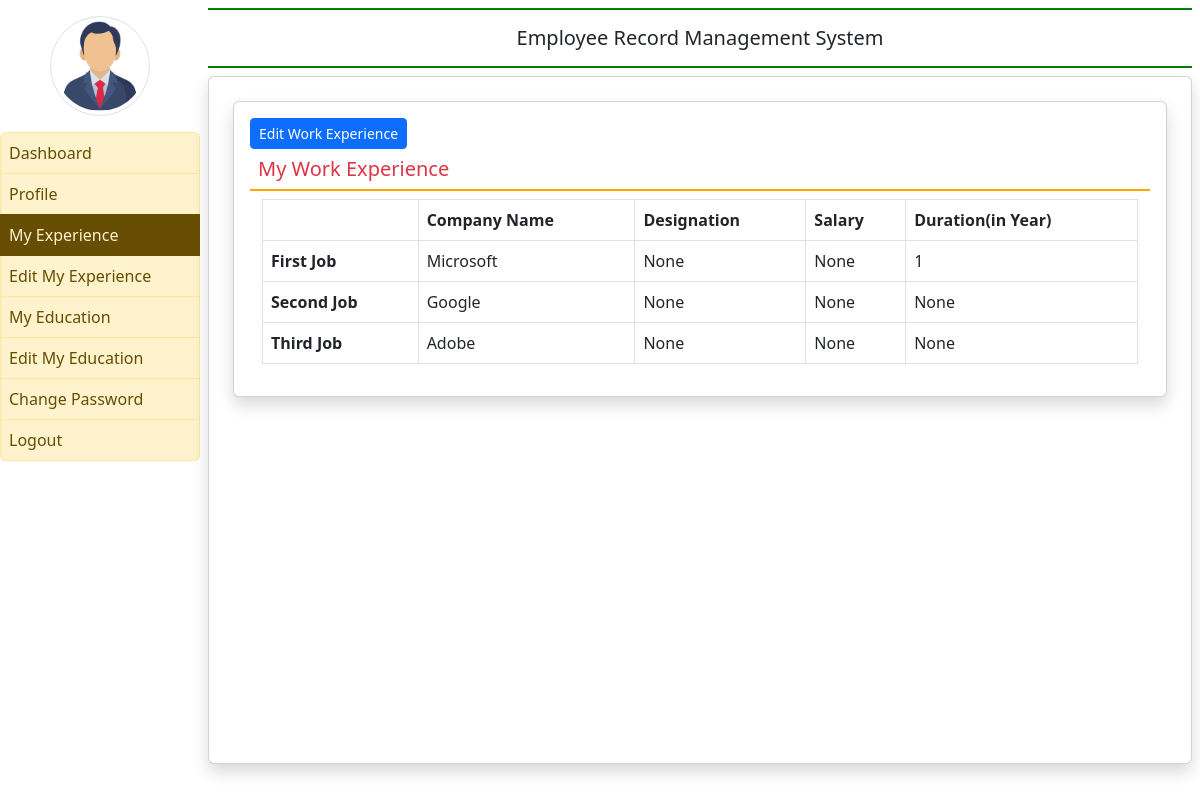
The app's page /myexperience/ (signed in), older data.
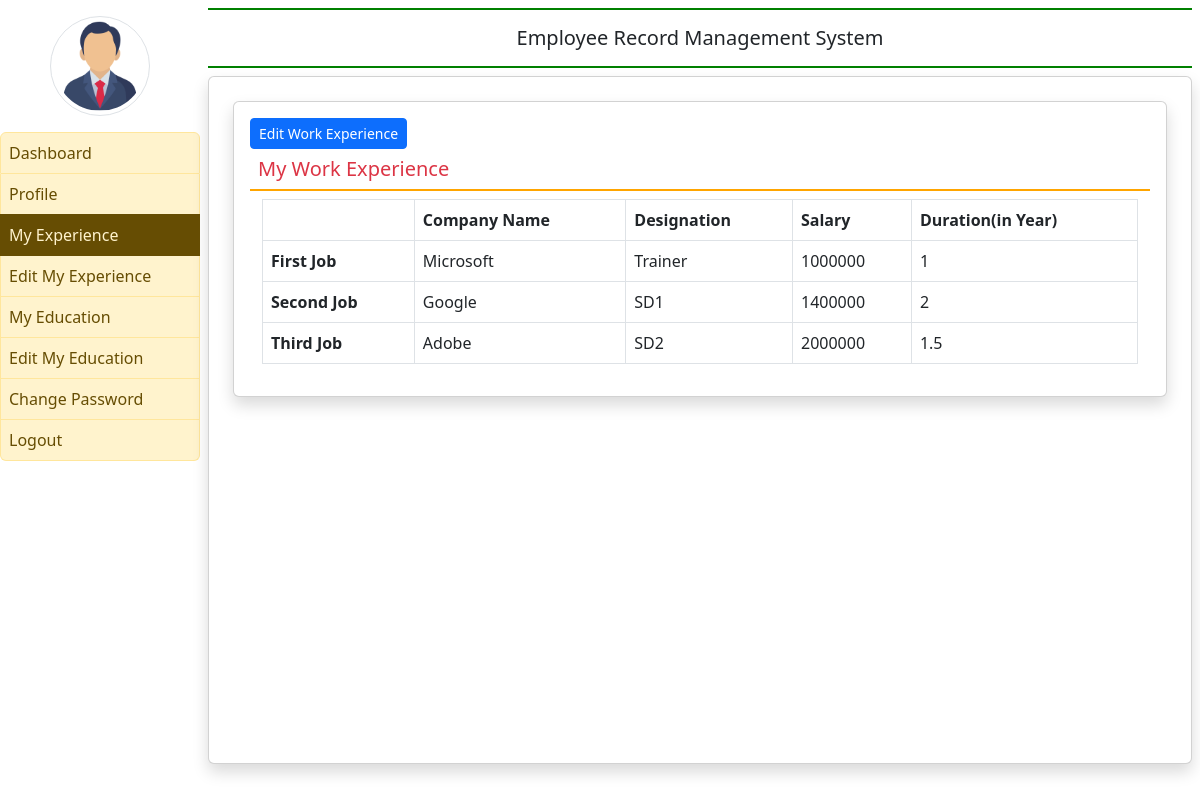
The same page, newer data.
### employee/models.py (models this page shows, shortened)
class EmployeeExperience(models.Model):
    user = models.ForeignKey(User, on_delete=models.CASCADE)
    company1name = models.CharField(max_length=100, null=True)
    company1desig = models.CharField(max_length=100, null=True)
    company1salary = models.CharField(max_length=100, null=True)
    company1duration = models.CharField(max_length=100, null=True)
    company2name = models.CharField(max_length=100, null=True)
    company2desig = models.CharField(max_length=100, null=True)
    company2salary = models.CharField(max_length=100, null=True)
    company2duration = models.CharField(max_length=100, null=True)
    company3name = models.CharField(max_length=100, null=True)
    company3desig = models.CharField(max_length=100, null=True)
    company3salary = models.CharField(max_length=100, null=True)
    company3duration = models.CharField(max_length=100, null=True)

### employee/views.py (the view)
# urls.py: path('myexperience/', myexperience, name = 'myexperience'),
def myexperience(request):
    if not request.user.is_authenticated:
        return redirect('employeeLogin')
    user = request.user
    experience = EmployeeExperience.objects.get(user=user)
    return render(request, 'myexperience.html', locals())

### employee/templates/myexperience.html
{% extends 'emp_base.html' %}
{% block main %}
<div class="card shadow m-4">
    <div class="card-body clearfix">
        <a href="/edit_exp" class="btn btn-primary float-right btn-sm">Edit Work Experience</a>
        <h5 class="p-2 text-danger" style="border-bottom : 2px solid orange">My Work Experience</h5>
        <div class="container-fluid">
            <table class="table table-bordered">
                <tr>
                    <th></th>
                    <th>Company Name</th>
                    <th>Designation</th>
                    <th>Salary</th>
                    <th>Duration(in Year)</th>
                </tr>
                <tr>
                    <th>First Job</th>
                    <td> {{experience.company1name}} </td>
                    <td> {{experience.company1desig}} </td>
                    <td> {{experience.company1salary}} </td>
                    <td> {{experience.company1duration}} </td>
                </tr>
                <tr>
                    <th>Second Job</th>
                    <td> {{experience.company2name}} </td>
                    <td> {{experience.company2desig}} </td>
                    <td> {{experience.company2salary}} </td>
                    <td> {{experience.company2duration}} </td>
                </tr>
                <tr>
                    <th>Third Job</th>
                    <td> {{experience.company3name}} </td>
                    <td> {{experience.company3desig}} </td>
                    <td> {{experience.company3salary}} </td>
                    <td> {{experience.company3duration}} </td>
                </tr>
            </table>
        </div>
    </div>
</div>
{% endblock main %}

Row changes from the older to the newer data that the page shows:
changed EmployeeExperience "Microsoft": company1desig "None" → "Trainer"; company1salary "None" → "1000000"; company2desig "None" → "SD1"; company2salary "None" → "1400000"; company2duration "None" → "2"; company3desig "None" → "SD2"; company3salary "None" → "2000000"; company3duration "None" → "1.5"
